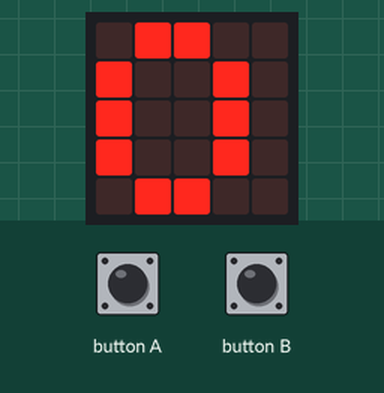
Simulated run of this program. Board: BBC micro:bit running MicroPython. Parts: the board's 5×5 LED display. Inputs (shaded band) come from the test bench.

Above: at 1.2 s.
1.3 s: button B pressed for 1 s
At 3.4 s:
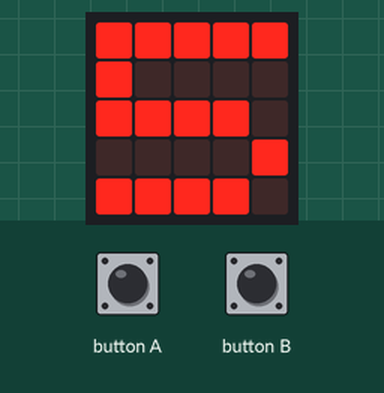
3.8 s: button A pressed for 3.2 s
At 7.7 s:
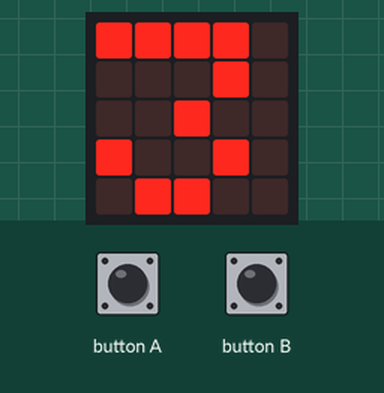
8.5 s: button A pressed for 3.2 s
At 13.2 s:
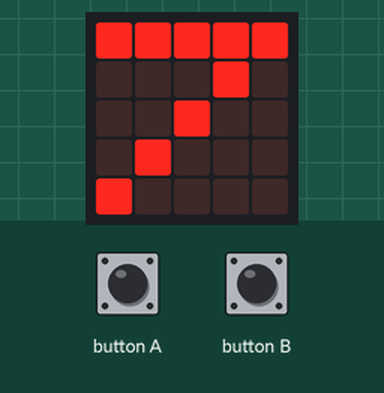
Timing chart, 0 to 14.7 s (numbered marks = the images above; inputs shaded):
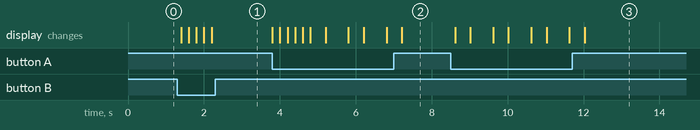

The program:

3.1microbit.py
```python
from microbit import *


threshold = 200


class Counter:
    counter = 0


    def __init__(self):
        self.refresh_display()


    def run(self):
        while True:
            if button_a.is_pressed():
                self.counter -= 1
                self.refresh_display()
            elif button_b.is_pressed():
                self.counter += 1
                self.refresh_display()
            sleep(threshold)


    def refresh_display(self):
        display.show(str(self.counter))


if __name__ == '__main__':
    Counter().run()
```

Measured:
- after the input at 1.3 s, the display: first changes after 0.10 s (image 1 shows a later state)
- after the input at 3.8 s, the display: first changes at once (image 2 shows a later state)
- after the input at 8.5 s, the display: first changes after 0.12 s (image 3 shows a later state)
